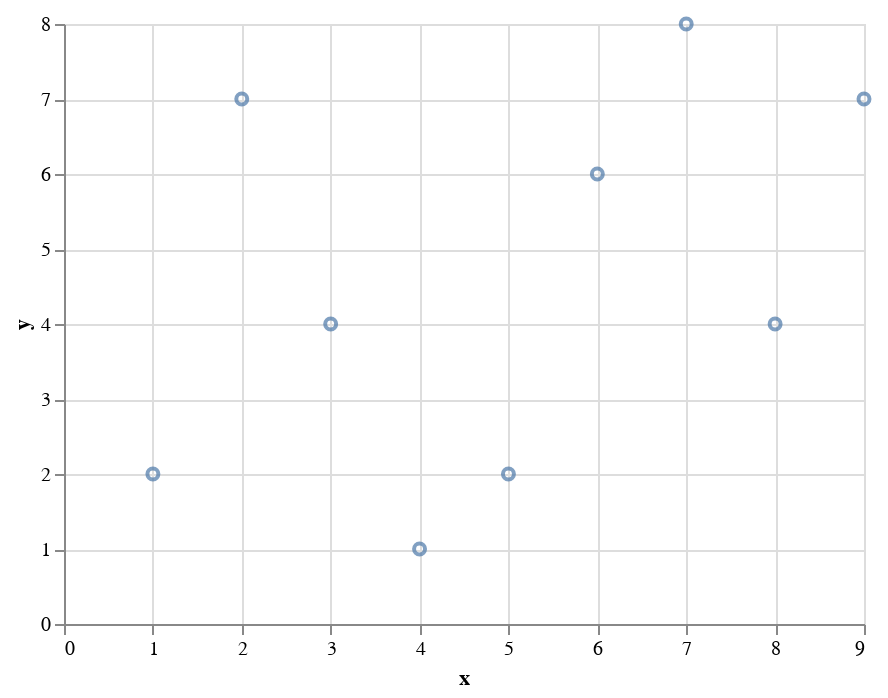

The cell this chart's notebook holds for it:
### Code cell
# Based on https://github.com/altair-viz/altair_notebooks

import altair as alt
alt.renderers.enable('mimetype')

import pandas as pd
data = pd.DataFrame({
    'x': [1, 2, 3, 4, 5, 6, 7, 8, 9],
    'y': [2, 7, 4, 1, 2, 6, 8, 4, 7]
})

alt.Chart(data).mark_point().encode(
    x='x',
    y='y'
)

### Figure 1 — Vega-Lite specification as saved in the notebook (floating-point values rounded to 4 significant figures)
{"$schema": "https://vega.github.io/schema/vega-lite/v4.8.1.json", "config": {"view": {"continuousHeight": 300, "continuousWidth": 400}}, "data": {"name": "data-d747c2d9ea30c4723f5a34d9124b8729"}, "datasets": {"data-d747c2d9ea30c4723f5a34d9124b8729": [{"x": 1, "y": 2}, {"x": 2, "y": 7}, {"x": 3, "y": 4}, {"x": 4, "y": 1}, {"x": 5, "y": 2}, {"x": 6, "y": 6}, {"x": 7, "y": 8}, {"x": 8, "y": 4}, {"x": 9, "y": 7}]}, "encoding": {"x": {"field": "x", "type": "quantitative"}, "y": {"field": "y", "type": "quantitative"}}, "mark": "point"}
